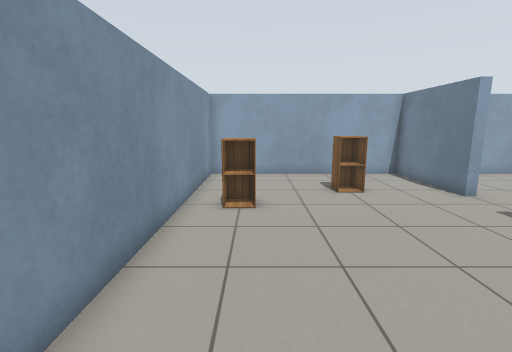
[1] (above)

14 first-person views from a walk through a Gazebo world. The camera is 1.2 m above the floor, tilts 10° down and sees 85° across. The floor is counted in squares, 0.5 m on a side. Each view is taken from the middle of a square. On the plan, view 1 faces up. The plan holds only what a view shows up to about 18 squares ahead; the rest is blank. Robots are left out. Simple patterns stand in for the simulator's built-in surfaces. Surface patterns are stand-ins for the level's own textures.

[2]
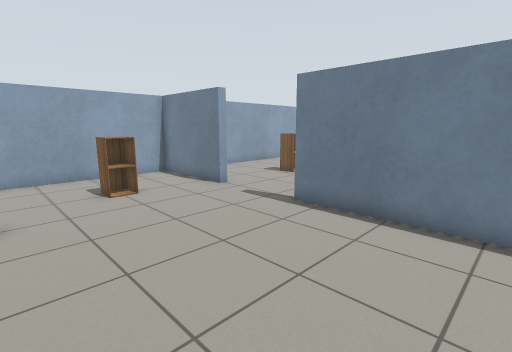

[3]
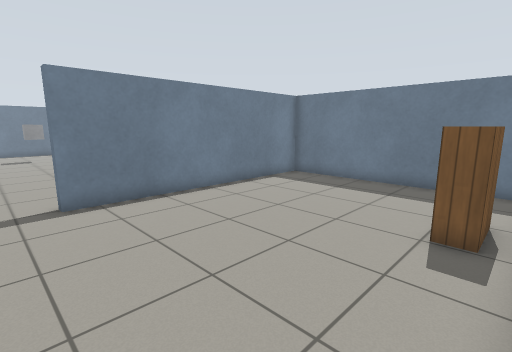

[4]
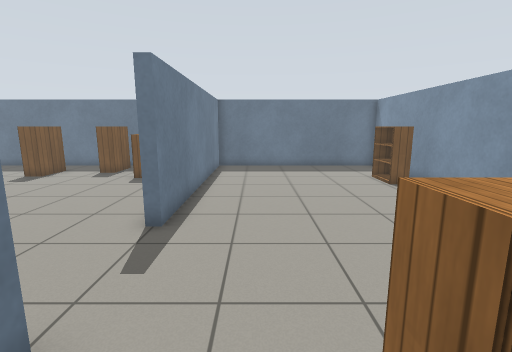

[5]
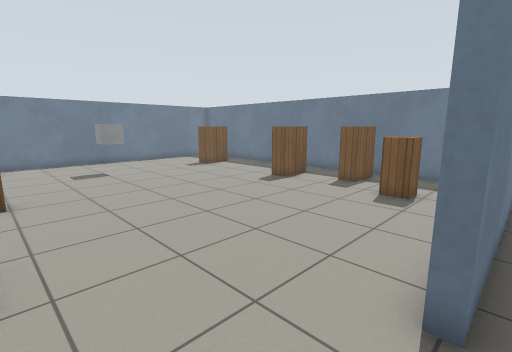

[6]
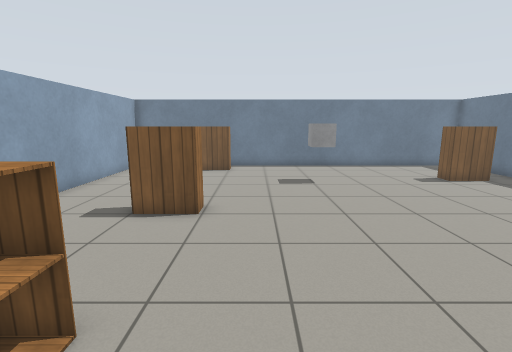

[7]
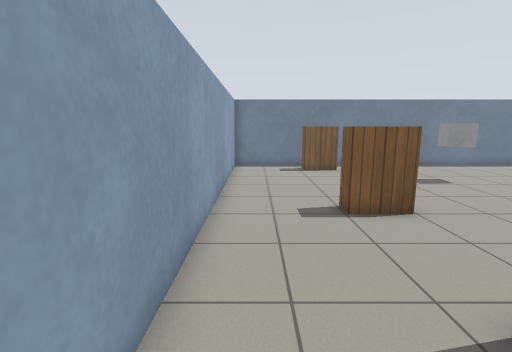

[8]
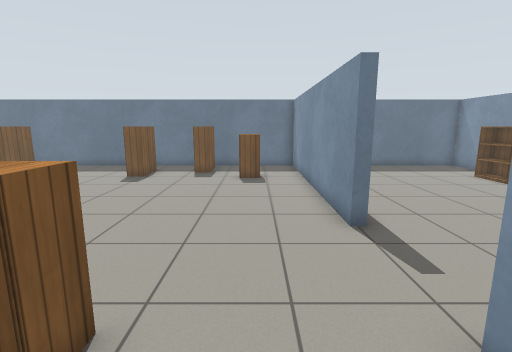

[9]
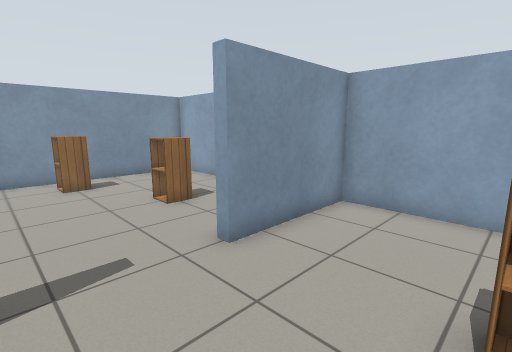

[10]
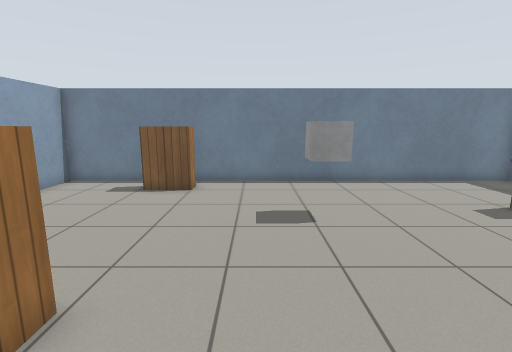

[11]
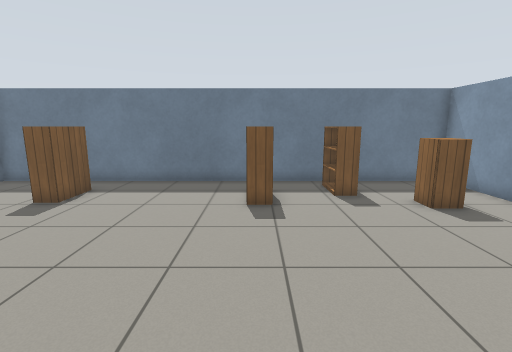

[12]
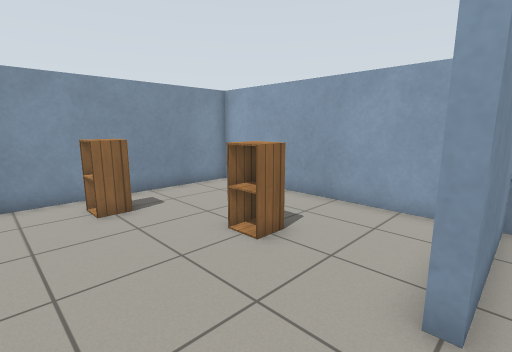

[13]
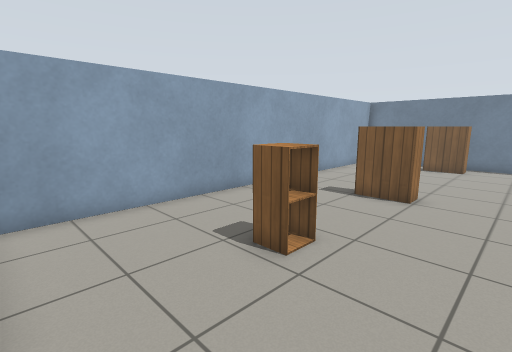

[14]
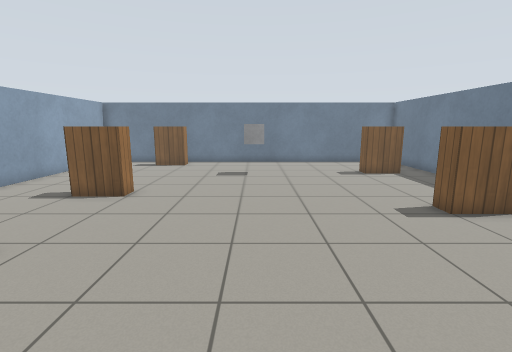

### Floor plan
Points are (right, up) in squares from view 1. A wall is a line through its corners. A room is listed if a view was taken in it or the views show most of it. See-through windows are left out.
Room 1 (views 1, 2, 3, 4, 5)
walls: (7.7, 9.5) (7.3, 9.5) (7.3, 14.3) (-2.3, 14.3) (-2.3, -5.3) (7.3, -5.3) (7.3, 5.5)
ways out: opening at (7, 7.5) to room 2
objects: bookshelf (-1, -1) to (-1, 0); cabinet (-1, 8) to (0, 9); cabinet (3, 10) to (4, 11)
Room 2 (views 6, 7, 8, 9, 10, 11, 12, 13, 14)
walls: (7.3, 5.5) (7.7, 5.5) (7.7, -5.3) (27.3, -5.3) (27.3, 14.3) (7.7, 14.3) (7.7, 9.5)
ways out: opening at (7, 7.5) to room 1
objects: cabinet (10, -2) to (11, -1); cabinet (12, 9) to (13, 10); bookshelf (13, -4) to (13, -3); bookshelf (16, -3) to (16, -2); bookshelf (18, 9) to (18, 10); white box (22, 4) to (23, 4); bookshelf (23, -3) to (23, -2); bookshelf (26, 9) to (26, 10)

Positions as (right, up) in squares from view 1, and headings:
1: (0, 0), facing up
2: (0, 0), facing up-right
3: (-2, 7), facing down-right
4: (5, 12), facing down
5: (7, 9), facing down-right
6: (10, 7), facing right
7: (10, 13), facing right
8: (10, 12), facing down
9: (12, 6), facing up-left
10: (15, 6), facing right
11: (16, 7), facing down
12: (8, 6), facing up-left
13: (8, 6), facing up-right
14: (8, 4), facing right
